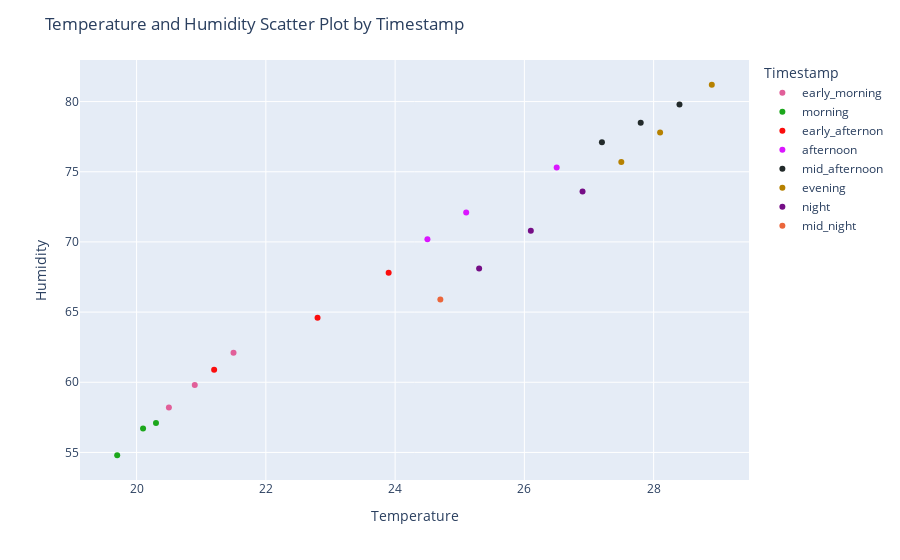

This figure's notebook cell:
### Code cell
# from task    (the part--5)
updated_csvfile_read['Timestamp'] = pd.cut(pd.to_datetime(updated_csvfile_read['Timestamp']).dt.hour, 
                             bins=[0,3,6,9,12,15,18,21,24], 
                             labels=['early_morning','morning','early_afternon','afternoon','mid_afternoon', 'evening','night', 'mid_night'])
fig = px.scatter(updated_csvfile_read, x='Temperature', y='Humidity', color='Timestamp', 
                 color_discrete_sequence=px.colors.qualitative.Dark24)
fig.update_layout(title='Temperature and Humidity Scatter Plot by Timestamp', 
                  xaxis_title='Temperature', yaxis_title='Humidity')
fig.show()

### Figure 1 — Plotly figure (JSON) as saved in the notebook; plotly's stock layout.template omitted (floating-point values rounded to 4 significant figures)
{"data": [{"hovertemplate": "Timestamp=early_morning<br>Temperature=%{x}<br>Humidity=%{y}<extra></extra>", "legendgroup": "early_morning", "marker": {"color": "#E15F99", "symbol": "circle"}, "mode": "markers", "name": "early_morning", "orientation": "v", "showlegend": true, "type": "scatter", "x": [21.5, 20.9, 20.5], "xaxis": "x", "y": [62.1, 59.8, 58.2], "yaxis": "y"}, {"hovertemplate": "Timestamp=morning<br>Temperature=%{x}<br>Humidity=%{y}<extra></extra>", "legendgroup": "morning", "marker": {"color": "#1CA71C", "symbol": "circle"}, "mode": "markers", "name": "morning", "orientation": "v", "showlegend": true, "type": "scatter", "x": [20.1, 19.7, 20.3], "xaxis": "x", "y": [56.7, 54.8, 57.1], "yaxis": "y"}, {"hovertemplate": "Timestamp=early_afternon<br>Temperature=%{x}<br>Humidity=%{y}<extra></extra>", "legendgroup": "early_afternon", "marker": {"color": "#FB0D0D", "symbol": "circle"}, "mode": "markers", "name": "early_afternon", "orientation": "v", "showlegend": true, "type": "scatter", "x": [21.2, 22.8, 23.9], "xaxis": "x", "y": [60.9, 64.6, 67.8], "yaxis": "y"}, {"hovertemplate": "Timestamp=afternoon<br>Temperature=%{x}<br>Humidity=%{y}<extra></extra>", "legendgroup": "afternoon", "marker": {"color": "#DA16FF", "symbol": "circle"}, "mode": "markers", "name": "afternoon", "orientation": "v", "showlegend": true, "type": "scatter", "x": [24.5, 25.1, 26.5], "xaxis": "x", "y": [70.2, 72.1, 75.3], "yaxis": "y"}, {"hovertemplate": "Timestamp=mid_afternoon<br>Temperature=%{x}<br>Humidity=%{y}<extra></extra>", "legendgroup": "mid_afternoon", "marker": {"color": "#222A2A", "symbol": "circle"}, "mode": "markers", "name": "mid_afternoon", "orientation": "v", "showlegend": true, "type": "scatter", "x": [27.2, 27.8, 28.4], "xaxis": "x", "y": [77.1, 78.5, 79.8], "yaxis": "y"}, {"hovertemplate": "Timestamp=evening<br>Temperature=%{x}<br>Humidity=%{y}<extra></extra>", "legendgroup": "evening", "marker": {"color": "#B68100", "symbol": "circle"}, "mode": "markers", "name": "evening", "orientation": "v", "showlegend": true, "type": "scatter", "x": [28.9, 28.1, 27.5], "xaxis": "x", "y": [81.2, 77.8, 75.7], "yaxis": "y"}, {"hovertemplate": "Timestamp=night<br>Temperature=%{x}<br>Humidity=%{y}<extra></extra>", "legendgroup": "night", "marker": {"color": "#750D86", "symbol": "circle"}, "mode": "markers", "name": "night", "orientation": "v", "showlegend": true, "type": "scatter", "x": [26.9, 26.1, 25.3], "xaxis": "x", "y": [73.6, 70.8, 68.1], "yaxis": "y"}, {"hovertemplate": "Timestamp=mid_night<br>Temperature=%{x}<br>Humidity=%{y}<extra></extra>", "legendgroup": "mid_night", "marker": {"color": "#EB663B", "symbol": "circle"}, "mode": "markers", "name": "mid_night", "orientation": "v", "showlegend": true, "type": "scatter", "x": [24.7], "xaxis": "x", "y": [65.9], "yaxis": "y"}], "layout": {"legend": {"title": {"text": "Timestamp"}, "tracegroupgap": 0}, "margin": {"t": 60}, "title": {"text": "Temperature and Humidity Scatter Plot by Timestamp"}, "xaxis": {"anchor": "y", "domain": [0, 1], "title": {"text": "Temperature"}}, "yaxis": {"anchor": "x", "domain": [0, 1], "title": {"text": "Humidity"}}}}
